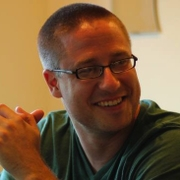
//> input picture examples/picture.jpg, 180 x 180 px
$ ./border ../../picture.jpg 2 2   (built with g++ and OpenCV 4)
//> lines starting //> are read from the running program, lines starting //| are printed output that depends on the picture
#include "opencv2/imgproc/imgproc.hpp"
#include "opencv2/highgui/highgui.hpp"
#include <stdlib.h>
#include <stdio.h>

using namespace cv;

/// Global Variables
Mat src, dst;
int top, bottom, left, right;
int borderType;
Scalar value;
char* window_name = "copyMakeBorder Demo";
RNG rng(12345);

/** @function main  */
int main( int argc, char** argv )
{

  int c;

  /// Load an image
  src = imread( argv[1] );
//> src is the input picture: 180 rows x 180 cols, CV_8UC3; mean B, G, R 64.6, 95.5, 126

  if( !src.data )
  { return -1;
    printf(" No data entered, please enter the path to an image file \n");
  }

  /// Brief how-to for this program
  printf( "\n \t copyMakeBorder Demo: \n" );
  printf( "\t -------------------- \n" );
  printf( " ** Press 'c' to set the border to a random constant value \n");
  printf( " ** Press 'r' to set the border to be replicated \n");
  printf( " ** Press 'ESC' to exit the program \n");

  /// Create window
  namedWindow( window_name, CV_WINDOW_AUTOSIZE );

  float hthick = atof(argv[2]);
//> hthick = 2
  float vthick = atof(argv[3]);
//> vthick = 2

  /// Initialize arguments for the filter
  top = (int) (vthick*src.rows); bottom = (int) (vthick*src.rows);
//> after `top =(int)(vthick * src.rows)`: top = 360
//> after `bottom =(int)(vthick * src.rows)`: bottom = 360
  left = (int) (hthick*src.cols); right = (int) (hthick*src.cols);
//> after `left =(int)(hthick * src.cols)`: left = 360
//> after `right =(int)(hthick * src.cols)`: right = 360
  dst = src;

  imshow( window_name, dst );

  while( true )
    {
      c = waitKey(500);
//> the key 'c' is pressed

      if( (char)c == 27 )
        { break; }
      else if( (char)c == 'c' )
        { borderType = BORDER_CONSTANT; }
      else if( (char)c == 'r' )
        { borderType = BORDER_REPLICATE; }

      value = Scalar( rng.uniform(0, 255), rng.uniform(0, 255), rng.uniform(0, 255) );
      copyMakeBorder( src, dst, top, bottom, left, right, borderType, value );
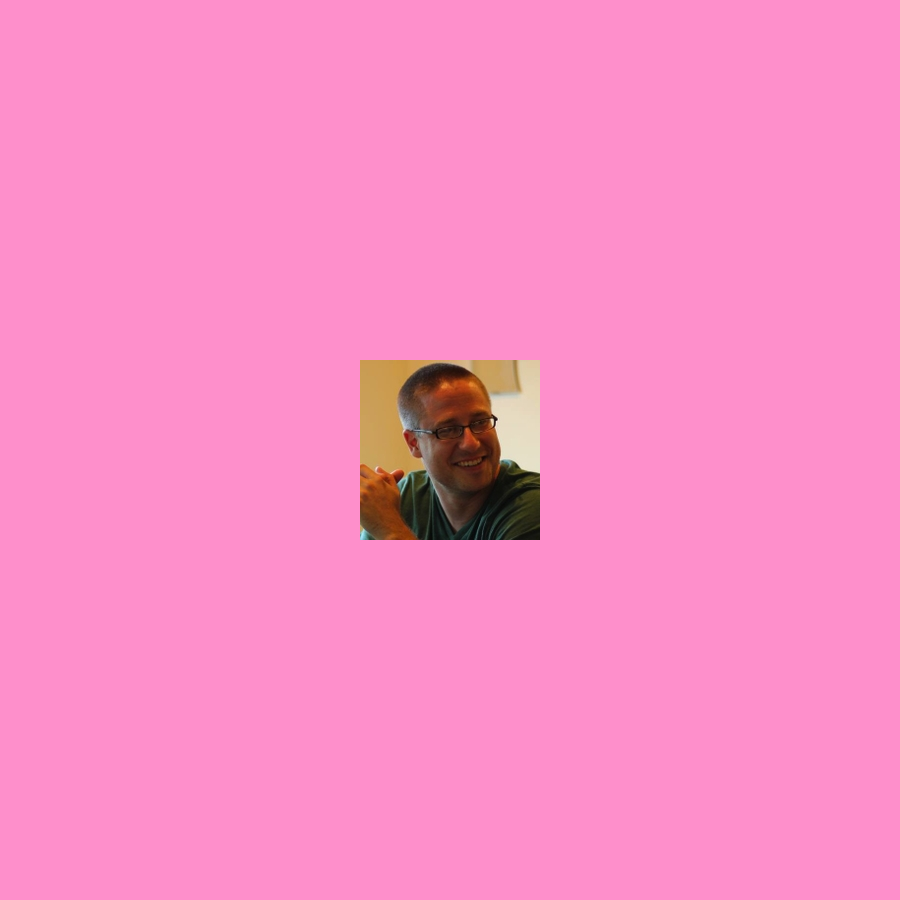
//> dst: 900 rows x 900 cols, CV_8UC3; mean B, G, R 197.5, 141.1, 248.9
//> the key 'r' is pressed
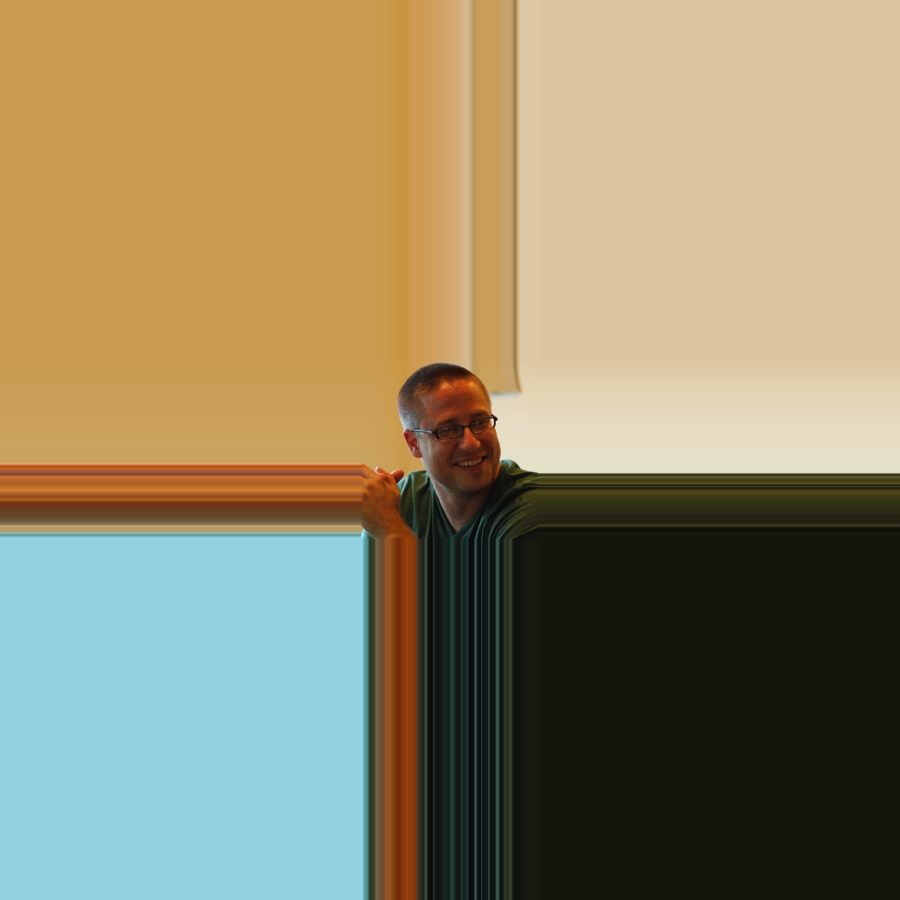
//> dst: 900 rows x 900 cols, CV_8UC3; mean B, G, R 106.2, 137, 147.1
//> the Esc key is pressed

      imshow( window_name, dst );
    }

  return 0;
}
